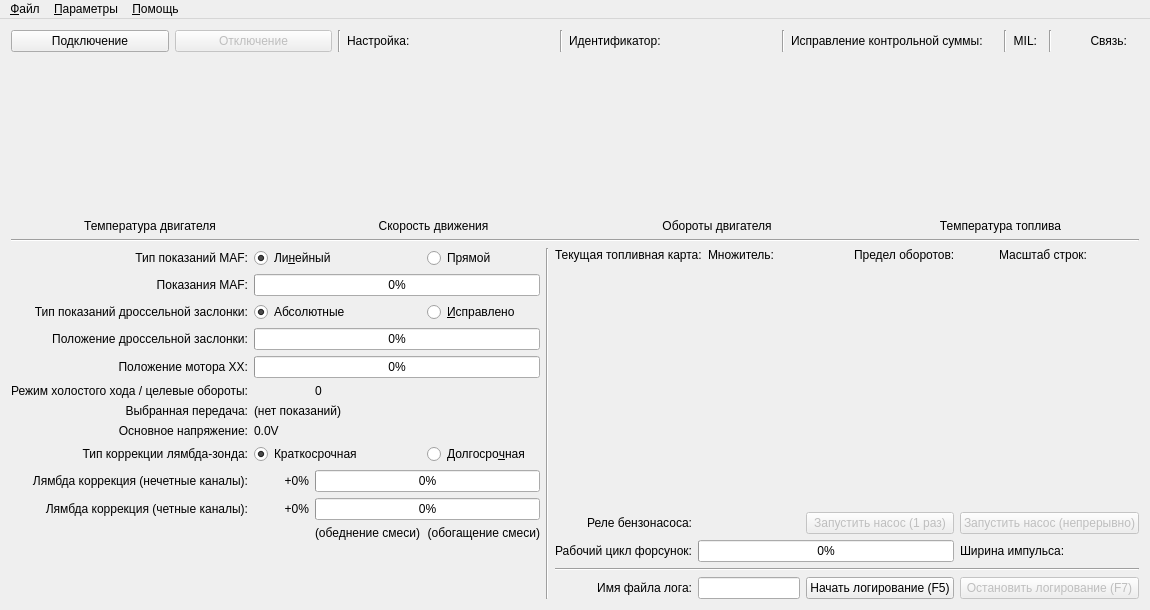
<?xml version="1.0" encoding="UTF-8"?>
<ui version="4.0">
 <class>MainWindow</class>
 <widget class="QMainWindow" name="MainWindow">
  <property name="geometry">
   <rect>
    <x>0</x>
    <y>0</y>
    <width>1150</width>
    <height>610</height>
   </rect>
  </property>
  <property name="sizePolicy">
   <sizepolicy hsizetype="Minimum" vsizetype="Minimum">
    <horstretch>0</horstretch>
    <verstretch>0</verstretch>
   </sizepolicy>
  </property>
  <property name="minimumSize">
   <size>
    <width>1050</width>
    <height>610</height>
   </size>
  </property>
  <property name="windowTitle">
   <string>Главное окно</string>
  </property>
  <widget class="QWidget" name="centralWidget">
   <layout class="QGridLayout" name="gridLayout">
    <item row="0" column="0">
     <layout class="QVBoxLayout" name="m_layoutMaster" stretch="0,1,0,2">
      <item>
       <layout class="QHBoxLayout" name="m_layoutTop" stretch="2,5">
        <item>
         <layout class="QHBoxLayout" name="m_connectButtonLayout">
          <item>
           <widget class="QPushButton" name="m_connectButton">
            <property name="text">
             <string>Подключение</string>
            </property>
           </widget>
          </item>
          <item>
           <widget class="QPushButton" name="m_disconnectButton">
            <property name="enabled">
             <bool>false</bool>
            </property>
            <property name="text">
             <string>Отключение</string>
            </property>
           </widget>
          </item>
         </layout>
        </item>
        <item>
         <layout class="QHBoxLayout" name="m_statusLayout" stretch="0,3,0,3,0,3,0,0,0,0,1,0,0">
          <item>
           <widget class="Line" name="m_vline0">
            <property name="orientation">
             <enum>Qt::Vertical</enum>
            </property>
           </widget>
          </item>
          <item>
           <widget class="QLabel" name="m_tuneRevNumberLabel">
            <property name="text">
             <string>Настройка:</string>
            </property>
           </widget>
          </item>
          <item>
           <widget class="Line" name="m_vline1">
            <property name="orientation">
             <enum>Qt::Vertical</enum>
            </property>
           </widget>
          </item>
          <item>
           <widget class="QLabel" name="m_identLabel">
            <property name="text">
             <string>Идентификатор:</string>
            </property>
           </widget>
          </item>
          <item>
           <widget class="Line" name="m_vline2">
            <property name="orientation">
             <enum>Qt::Vertical</enum>
            </property>
           </widget>
          </item>
          <item>
           <widget class="QLabel" name="m_checksumFixerLabel">
            <property name="text">
             <string>Исправление контрольной суммы:</string>
            </property>
           </widget>
          </item>
          <item>
           <widget class="Line" name="m_vline3">
            <property name="orientation">
             <enum>Qt::Vertical</enum>
            </property>
           </widget>
          </item>
          <item>
           <widget class="QLabel" name="m_milLabel">
            <property name="text">
             <string>MIL:</string>
            </property>
            <property name="alignment">
             <set>Qt::AlignRight|Qt::AlignTrailing|Qt::AlignVCenter</set>
            </property>
           </widget>
          </item>
          <item>
           <widget class="QLedIndicator" name="m_milLed" native="true"/>
          </item>
          <item>
           <widget class="Line" name="m_vline4">
            <property name="orientation">
             <enum>Qt::Vertical</enum>
            </property>
           </widget>
          </item>
          <item>
           <widget class="QLabel" name="m_commsLedLabel">
            <property name="text">
             <string>Связь:</string>
            </property>
            <property name="alignment">
             <set>Qt::AlignRight|Qt::AlignTrailing|Qt::AlignVCenter</set>
            </property>
           </widget>
          </item>
          <item>
           <widget class="QLedIndicator" name="m_commsGoodLed" native="true"/>
          </item>
          <item>
           <widget class="QLedIndicator" name="m_commsBadLed" native="true"/>
          </item>
         </layout>
        </item>
       </layout>
      </item>
      <item>
       <layout class="QGridLayout" name="m_analogGaugeLayout">
        <item row="0" column="0">
         <widget class="ManoMeter" name="m_waterTempGauge" native="true"/>
        </item>
        <item row="0" column="1">
         <widget class="ManoMeter" name="m_speedo" native="true"/>
        </item>
        <item row="0" column="2">
         <widget class="ManoMeter" name="m_revCounter" native="true"/>
        </item>
        <item row="0" column="3">
         <widget class="ManoMeter" name="m_fuelTempGauge" native="true"/>
        </item>
        <item row="1" column="0">
         <widget class="QLabel" name="m_waterTempLabel">
          <property name="sizePolicy">
           <sizepolicy hsizetype="Preferred" vsizetype="Maximum">
            <horstretch>0</horstretch>
            <verstretch>0</verstretch>
           </sizepolicy>
          </property>
          <property name="text">
           <string>Температура двигателя</string>
          </property>
          <property name="alignment">
           <set>Qt::AlignCenter</set>
          </property>
         </widget>
        </item>
        <item row="1" column="1">
         <widget class="QLabel" name="m_speedoLabel">
          <property name="sizePolicy">
           <sizepolicy hsizetype="Preferred" vsizetype="Maximum">
            <horstretch>0</horstretch>
            <verstretch>0</verstretch>
           </sizepolicy>
          </property>
          <property name="text">
           <string>Скорость движения</string>
          </property>
          <property name="alignment">
           <set>Qt::AlignCenter</set>
          </property>
         </widget>
        </item>
        <item row="1" column="2">
         <widget class="QLabel" name="m_revCounterLabel">
          <property name="sizePolicy">
           <sizepolicy hsizetype="Preferred" vsizetype="Maximum">
            <horstretch>0</horstretch>
            <verstretch>0</verstretch>
           </sizepolicy>
          </property>
          <property name="text">
           <string>Обороты двигателя</string>
          </property>
          <property name="alignment">
           <set>Qt::AlignCenter</set>
          </property>
         </widget>
        </item>
        <item row="1" column="3">
         <widget class="QLabel" name="m_fuelTempLabel">
          <property name="sizePolicy">
           <sizepolicy hsizetype="Preferred" vsizetype="Maximum">
            <horstretch>0</horstretch>
            <verstretch>0</verstretch>
           </sizepolicy>
          </property>
          <property name="text">
           <string>Температура топлива</string>
          </property>
          <property name="alignment">
           <set>Qt::AlignCenter</set>
          </property>
         </widget>
        </item>
       </layout>
      </item>
      <item>
       <widget class="Line" name="m_hline1">
        <property name="orientation">
         <enum>Qt::Horizontal</enum>
        </property>
       </widget>
      </item>
      <item>
       <layout class="QHBoxLayout" name="m_layoutBottom" stretch="1,0,3">
        <item>
         <layout class="QGridLayout" name="m_miscDataLayout" rowstretch="0,0,0,0,0,0,0,0,0,0,0,1">
          <item row="0" column="0">
           <widget class="QLabel" name="m_mafReadingTypeLabel">
            <property name="text">
             <string>Тип показаний MAF:</string>
            </property>
            <property name="alignment">
             <set>Qt::AlignRight|Qt::AlignTrailing|Qt::AlignVCenter</set>
            </property>
           </widget>
          </item>
          <item row="0" column="1" colspan="2">
           <widget class="QRadioButton" name="m_mafReadingLinearButton">
            <property name="text">
             <string>Ли&amp;нейный</string>
            </property>
            <property name="checked">
             <bool>true</bool>
            </property>
            <attribute name="buttonGroup">
             <string notr="true">m_mafReadingButtonGroup</string>
            </attribute>
           </widget>
          </item>
          <item row="0" column="3">
           <widget class="QRadioButton" name="m_mafReadingDirectButton">
            <property name="text">
             <string>Прямой</string>
            </property>
            <attribute name="buttonGroup">
             <string notr="true">m_mafReadingButtonGroup</string>
            </attribute>
           </widget>
          </item>
          <item row="1" column="0">
           <widget class="QLabel" name="m_mafReadingLabel">
            <property name="text">
             <string>Показания MAF:</string>
            </property>
            <property name="alignment">
             <set>Qt::AlignRight|Qt::AlignTrailing|Qt::AlignVCenter</set>
            </property>
           </widget>
          </item>
          <item row="1" column="1" colspan="3">
           <widget class="QProgressBar" name="m_mafReadingBar">
            <property name="value">
             <number>0</number>
            </property>
           </widget>
          </item>
          <item row="2" column="0">
           <widget class="QLabel" name="m_throttleTypeLabel">
            <property name="text">
             <string>Тип показаний дроссельной заслонки:</string>
            </property>
            <property name="alignment">
             <set>Qt::AlignRight|Qt::AlignTrailing|Qt::AlignVCenter</set>
            </property>
           </widget>
          </item>
          <item row="2" column="1" colspan="2">
           <widget class="QRadioButton" name="m_throttleTypeAbsoluteButton">
            <property name="text">
             <string>Абсолютные</string>
            </property>
            <property name="checked">
             <bool>true</bool>
            </property>
            <attribute name="buttonGroup">
             <string notr="true">m_throttleTypeButtonGroup</string>
            </attribute>
           </widget>
          </item>
          <item row="2" column="3">
           <widget class="QRadioButton" name="m_throttleTypeCorrectedButton">
            <property name="text">
             <string>&amp;Исправлено</string>
            </property>
            <attribute name="buttonGroup">
             <string notr="true">m_throttleTypeButtonGroup</string>
            </attribute>
           </widget>
          </item>
          <item row="3" column="0">
           <widget class="QLabel" name="m_throttleLabel">
            <property name="text">
             <string>Положение дроссельной заслонки:</string>
            </property>
            <property name="alignment">
             <set>Qt::AlignRight|Qt::AlignTrailing|Qt::AlignVCenter</set>
            </property>
           </widget>
          </item>
          <item row="3" column="1" colspan="3">
           <widget class="QProgressBar" name="m_throttleBar">
            <property name="value">
             <number>0</number>
            </property>
           </widget>
          </item>
          <item row="4" column="0">
           <widget class="QLabel" name="m_idleBypassLabel">
            <property name="text">
             <string>Положение мотора ХХ:</string>
            </property>
            <property name="alignment">
             <set>Qt::AlignRight|Qt::AlignTrailing|Qt::AlignVCenter</set>
            </property>
           </widget>
          </item>
          <item row="4" column="1" colspan="3">
           <widget class="QProgressBar" name="m_idleBypassPosBar">
            <property name="value">
             <number>0</number>
            </property>
           </widget>
          </item>
          <item row="5" column="0">
           <widget class="QLabel" name="m_targetIdleLabel">
            <property name="text">
             <string>Режим холостого хода / целевые обороты:</string>
            </property>
            <property name="alignment">
             <set>Qt::AlignRight|Qt::AlignTrailing|Qt::AlignVCenter</set>
            </property>
           </widget>
          </item>
          <item row="5" column="1">
           <widget class="QLedIndicator" name="m_idleModeLed" native="true"/>
          </item>
          <item row="5" column="2">
           <widget class="QLabel" name="m_targetIdle">
            <property name="text">
             <string>0</string>
            </property>
           </widget>
          </item>
          <item row="6" column="0">
           <widget class="QLabel" name="m_gearLabel">
            <property name="text">
             <string>Выбранная передача:</string>
            </property>
            <property name="alignment">
             <set>Qt::AlignRight|Qt::AlignTrailing|Qt::AlignVCenter</set>
            </property>
           </widget>
          </item>
          <item row="6" column="1" colspan="2">
           <widget class="QLabel" name="m_gear">
            <property name="text">
             <string>(нет показаний)</string>
            </property>
           </widget>
          </item>
          <item row="7" column="0">
           <widget class="QLabel" name="m_voltageLabel">
            <property name="text">
             <string>Основное напряжение:</string>
            </property>
            <property name="alignment">
             <set>Qt::AlignRight|Qt::AlignTrailing|Qt::AlignVCenter</set>
            </property>
           </widget>
          </item>
          <item row="7" column="1">
           <widget class="QLabel" name="m_voltage">
            <property name="text">
             <string>0.0V</string>
            </property>
           </widget>
          </item>
          <item row="8" column="0">
           <widget class="QLabel" name="m_lambdaTrimTypeLabel">
            <property name="text">
             <string>Тип коррекции лямбда-зонда:</string>
            </property>
            <property name="alignment">
             <set>Qt::AlignRight|Qt::AlignTrailing|Qt::AlignVCenter</set>
            </property>
           </widget>
          </item>
          <item row="8" column="1" colspan="2">
           <widget class="QRadioButton" name="m_lambdaTrimShortButton">
            <property name="text">
             <string>Краткосрочная</string>
            </property>
            <property name="checked">
             <bool>true</bool>
            </property>
            <attribute name="buttonGroup">
             <string notr="true">m_lambdaTrimButtonGroup</string>
            </attribute>
           </widget>
          </item>
          <item row="8" column="3">
           <widget class="QRadioButton" name="m_lambdaTrimLongButton">
            <property name="text">
             <string>Долгосро&amp;чная</string>
            </property>
            <attribute name="buttonGroup">
             <string notr="true">m_lambdaTrimButtonGroup</string>
            </attribute>
           </widget>
          </item>
          <item row="9" column="0">
           <widget class="QLabel" name="m_oddFuelTrimAndMAFCOLabel">
            <property name="text">
             <string>Лямбда коррекция (нечетные каналы):</string>
            </property>
            <property name="alignment">
             <set>Qt::AlignRight|Qt::AlignTrailing|Qt::AlignVCenter</set>
            </property>
           </widget>
          </item>
          <item row="9" column="1">
           <widget class="QLabel" name="m_oddFuelTrimBarAndMAFCOLabel">
            <property name="minimumSize">
             <size>
              <width>55</width>
              <height>0</height>
             </size>
            </property>
            <property name="text">
             <string>+0%</string>
            </property>
            <property name="alignment">
             <set>Qt::AlignRight|Qt::AlignTrailing|Qt::AlignVCenter</set>
            </property>
           </widget>
          </item>
          <item row="9" column="2" colspan="2">
           <widget class="FuelTrimBar" name="m_oddFuelTrimBar">
            <property name="value">
             <number>0</number>
            </property>
           </widget>
          </item>
          <item row="10" column="0">
           <widget class="QLabel" name="m_evenFuelTrimLabel">
            <property name="text">
             <string>Лямбда коррекция (четные каналы):</string>
            </property>
            <property name="alignment">
             <set>Qt::AlignRight|Qt::AlignTrailing|Qt::AlignVCenter</set>
            </property>
           </widget>
          </item>
          <item row="10" column="1">
           <widget class="QLabel" name="m_evenFuelTrimBarLabel">
            <property name="minimumSize">
             <size>
              <width>55</width>
              <height>0</height>
             </size>
            </property>
            <property name="text">
             <string>+0%</string>
            </property>
            <property name="alignment">
             <set>Qt::AlignRight|Qt::AlignTrailing|Qt::AlignVCenter</set>
            </property>
           </widget>
          </item>
          <item row="10" column="2" colspan="2">
           <widget class="FuelTrimBar" name="m_evenFuelTrimBar">
            <property name="value">
             <number>0</number>
            </property>
           </widget>
          </item>
          <item row="11" column="2">
           <widget class="QLabel" name="m_lambdaTrimLowLimitLabel">
            <property name="text">
             <string>(обеднение смеси)</string>
            </property>
            <property name="alignment">
             <set>Qt::AlignLeading|Qt::AlignLeft|Qt::AlignTop</set>
            </property>
           </widget>
          </item>
          <item row="11" column="3">
           <widget class="QLabel" name="m_lambdaTrimHighLimitLabel">
            <property name="text">
             <string>(обогащение смеси)</string>
            </property>
            <property name="alignment">
             <set>Qt::AlignRight|Qt::AlignTop|Qt::AlignTrailing</set>
            </property>
           </widget>
          </item>
         </layout>
        </item>
        <item>
         <widget class="Line" name="m_vline5">
          <property name="orientation">
           <enum>Qt::Vertical</enum>
          </property>
         </widget>
        </item>
        <item>
         <layout class="QGridLayout" name="m_fuelAndLoggingLayout" rowstretch="0,1,0,0,0,0">
          <item row="0" column="0" colspan="4">
           <layout class="QHBoxLayout" name="m_fuelMapFactorsLayout">
            <item>
             <widget class="QLabel" name="m_fuelMapIndexLabel">
              <property name="text">
               <string>Текущая топливная карта:</string>
              </property>
             </widget>
            </item>
            <item>
             <widget class="QLabel" name="m_fuelMapFactorLabel">
              <property name="text">
               <string>Множитель:</string>
              </property>
             </widget>
            </item>
            <item>
             <widget class="QLabel" name="m_rpmLimitLabel">
              <property name="text">
               <string>Предел оборотов:</string>
              </property>
             </widget>
            </item>
            <item>
             <widget class="QLabel" name="m_rowScalerLabel">
              <property name="text">
               <string>Масштаб строк:</string>
              </property>
             </widget>
            </item>
           </layout>
          </item>
          <item row="4" column="0" colspan="4">
           <widget class="Line" name="m_hline0">
            <property name="orientation">
             <enum>Qt::Horizontal</enum>
            </property>
           </widget>
          </item>
          <item row="3" column="0">
           <widget class="QLabel" name="m_injectorDutyCycleLabel">
            <property name="text">
             <string>Рабочий цикл форсунок:</string>
            </property>
            <property name="alignment">
             <set>Qt::AlignRight|Qt::AlignTrailing|Qt::AlignVCenter</set>
            </property>
           </widget>
          </item>
          <item row="1" column="0" colspan="4">
           <widget class="FuelMapGrid" name="m_fuelMapDisplay" native="true">
            <property name="font">
             <font>
              <family>Andale Mono</family>
              <pointsize>9</pointsize>
             </font>
            </property>
            <property name="rowCount" stdset="0">
             <number>8</number>
            </property>
            <property name="columnCount" stdset="0">
             <number>16</number>
            </property>
           </widget>
          </item>
          <item row="2" column="3">
           <widget class="QPushButton" name="m_fuelPumpContinuousButton">
            <property name="enabled">
             <bool>false</bool>
            </property>
            <property name="text">
             <string>Запустить насос (непрерывно)</string>
            </property>
            <property name="checkable">
             <bool>true</bool>
            </property>
           </widget>
          </item>
          <item row="5" column="0">
           <widget class="QLabel" name="m_logFileNameLabel">
            <property name="text">
             <string>Имя файла лога:</string>
            </property>
            <property name="alignment">
             <set>Qt::AlignRight|Qt::AlignTrailing|Qt::AlignVCenter</set>
            </property>
           </widget>
          </item>
          <item row="5" column="2">
           <widget class="QPushButton" name="m_startLoggingButton">
            <property name="text">
             <string>Начать логирование (F5)</string>
            </property>
           </widget>
          </item>
          <item row="2" column="2">
           <widget class="QPushButton" name="m_fuelPumpOneshotButton">
            <property name="enabled">
             <bool>false</bool>
            </property>
            <property name="text">
             <string>Запустить насос (1 раз)</string>
            </property>
           </widget>
          </item>
          <item row="5" column="3">
           <widget class="QPushButton" name="m_stopLoggingButton">
            <property name="enabled">
             <bool>false</bool>
            </property>
            <property name="text">
             <string>Остановить логирование (F7)</string>
            </property>
           </widget>
          </item>
          <item row="5" column="1">
           <widget class="QLineEdit" name="m_logFileNameBox"/>
          </item>
          <item row="2" column="1">
           <widget class="QLedIndicator" name="m_fuelPumpRelayStateLed" native="true">
            <property name="maximumSize">
             <size>
              <width>40</width>
              <height>16777215</height>
             </size>
            </property>
           </widget>
          </item>
          <item row="3" column="1" colspan="2">
           <widget class="QProgressBar" name="m_injectorDutyCycleBar">
            <property name="maximum">
             <number>100</number>
            </property>
            <property name="value">
             <number>0</number>
            </property>
            <property name="format">
             <string>%p%</string>
            </property>
           </widget>
          </item>
          <item row="2" column="0">
           <widget class="QLabel" name="m_fuelPumpRelayStateLabel">
            <property name="text">
             <string>Реле бензонасоса:</string>
            </property>
            <property name="alignment">
             <set>Qt::AlignRight|Qt::AlignTrailing|Qt::AlignVCenter</set>
            </property>
           </widget>
          </item>
          <item row="3" column="3">
           <widget class="QLabel" name="m_injectorPulseWidthLabel">
            <property name="text">
             <string>Ширина импульса:</string>
            </property>
           </widget>
          </item>
         </layout>
        </item>
       </layout>
      </item>
     </layout>
    </item>
   </layout>
  </widget>
  <widget class="QMenuBar" name="menuBar">
   <property name="geometry">
    <rect>
     <x>0</x>
     <y>0</y>
     <width>1150</width>
     <height>21</height>
    </rect>
   </property>
   <widget class="QMenu" name="m_fileMenu">
    <property name="title">
     <string>&amp;Файл</string>
    </property>
    <addaction name="m_saveROMImageAction"/>
    <addaction name="separator"/>
    <addaction name="m_exitAction"/>
   </widget>
   <widget class="QMenu" name="m_optionsMenu">
    <property name="title">
     <string>&amp;Параметры</string>
    </property>
    <addaction name="m_showFaultCodesAction"/>
    <addaction name="m_idleAirControlAction"/>
    <addaction name="m_batteryBackedAction"/>
    <addaction name="m_editSettingsAction"/>
   </widget>
   <widget class="QMenu" name="m_helpMenu">
    <property name="title">
     <string>&amp;Помощь</string>
    </property>
    <addaction name="m_helpContentsAction"/>
    <addaction name="m_helpAboutAction"/>
   </widget>
   <addaction name="m_fileMenu"/>
   <addaction name="m_optionsMenu"/>
   <addaction name="m_helpMenu"/>
  </widget>
  <action name="m_helpContentsAction">
   <property name="text">
    <string>&amp;Содержание...</string>
   </property>
  </action>
  <action name="m_helpAboutAction">
   <property name="text">
    <string>&amp;О программе</string>
   </property>
  </action>
  <action name="m_showFaultCodesAction">
   <property name="text">
    <string>Показать коды о&amp;шибок...</string>
   </property>
  </action>
  <action name="m_idleAirControlAction">
   <property name="text">
    <string>&amp;Регулировка холостого хода...</string>
   </property>
  </action>
  <action name="m_editSettingsAction">
   <property name="text">
    <string>&amp;Редактировать настройки...</string>
   </property>
  </action>
  <action name="m_saveROMImageAction">
   <property name="text">
    <string>&amp;Сохранить образ ПЗУ (ROM)...</string>
   </property>
  </action>
  <action name="m_exitAction">
   <property name="text">
    <string>&amp;Выход</string>
   </property>
   <property name="shortcut">
    <string>Ctrl+Q</string>
   </property>
  </action>
  <action name="m_batteryBackedAction">
   <property name="text">
    <string>&amp;Оперативная память с батарейным питанием...</string>
   </property>
  </action>
 </widget>
 <layoutdefault spacing="6" margin="11"/>
 <customwidgets>
  <customwidget>
   <class>FuelTrimBar</class>
   <extends>QProgressBar</extends>
   <header>fueltrimbar.h</header>
  </customwidget>
  <customwidget>
   <class>ManoMeter</class>
   <extends>QWidget</extends>
   <header>manometer.h</header>
   <container>1</container>
  </customwidget>
  <customwidget>
   <class>QLedIndicator</class>
   <extends>QWidget</extends>
   <header>qledindicator.h</header>
   <container>1</container>
  </customwidget>
  <customwidget>
   <class>FuelMapGrid</class>
   <extends>QWidget</extends>
   <header>fuelmapgrid.h</header>
  </customwidget>
 </customwidgets>
 <resources/>
 <connections/>
 <buttongroups>
  <buttongroup name="m_lambdaTrimButtonGroup"/>
  <buttongroup name="m_throttleTypeButtonGroup"/>
  <buttongroup name="m_mafReadingButtonGroup"/>
 </buttongroups>
</ui>
